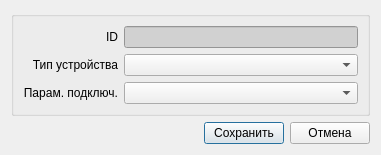
<?xml version="1.0" encoding="UTF-8"?>
<ui version="4.0">
 <class>SvDeviceEditorDialog</class>
 <widget class="QDialog" name="SvDeviceEditorDialog">
  <property name="geometry">
   <rect>
    <x>0</x>
    <y>0</y>
    <width>381</width>
    <height>150</height>
   </rect>
  </property>
  <property name="windowTitle">
   <string>Задача</string>
  </property>
  <layout class="QVBoxLayout" name="verticalLayout_2">
   <item>
    <widget class="QGroupBox" name="groupBox">
     <property name="title">
      <string/>
     </property>
     <layout class="QVBoxLayout" name="verticalLayout_3">
      <item>
       <layout class="QHBoxLayout" name="hlayID">
        <item>
         <widget class="QLabel" name="lblID">
          <property name="sizePolicy">
           <sizepolicy hsizetype="Fixed" vsizetype="Fixed">
            <horstretch>0</horstretch>
            <verstretch>0</verstretch>
           </sizepolicy>
          </property>
          <property name="minimumSize">
           <size>
            <width>95</width>
            <height>0</height>
           </size>
          </property>
          <property name="text">
           <string>ID</string>
          </property>
          <property name="alignment">
           <set>Qt::AlignRight|Qt::AlignTrailing|Qt::AlignVCenter</set>
          </property>
         </widget>
        </item>
        <item>
         <widget class="QLineEdit" name="editID">
          <property name="styleSheet">
           <string notr="true">background-color: rgb(209, 209, 209);</string>
          </property>
          <property name="readOnly">
           <bool>true</bool>
          </property>
         </widget>
        </item>
       </layout>
      </item>
      <item>
       <layout class="QHBoxLayout" name="hlayProjects">
        <item>
         <widget class="QLabel" name="lblDeviceType">
          <property name="sizePolicy">
           <sizepolicy hsizetype="Fixed" vsizetype="Preferred">
            <horstretch>0</horstretch>
            <verstretch>0</verstretch>
           </sizepolicy>
          </property>
          <property name="minimumSize">
           <size>
            <width>95</width>
            <height>0</height>
           </size>
          </property>
          <property name="text">
           <string>Тип устройства</string>
          </property>
          <property name="alignment">
           <set>Qt::AlignRight|Qt::AlignTrailing|Qt::AlignVCenter</set>
          </property>
         </widget>
        </item>
        <item>
         <widget class="QComboBox" name="cbDeviceType"/>
        </item>
       </layout>
      </item>
      <item>
       <layout class="QHBoxLayout" name="hlayParentTask">
        <item>
         <widget class="QLabel" name="lblConnectParams">
          <property name="sizePolicy">
           <sizepolicy hsizetype="Fixed" vsizetype="Preferred">
            <horstretch>0</horstretch>
            <verstretch>0</verstretch>
           </sizepolicy>
          </property>
          <property name="minimumSize">
           <size>
            <width>95</width>
            <height>0</height>
           </size>
          </property>
          <property name="text">
           <string>Парам. подключ.</string>
          </property>
          <property name="alignment">
           <set>Qt::AlignRight|Qt::AlignTrailing|Qt::AlignVCenter</set>
          </property>
         </widget>
        </item>
        <item>
         <widget class="QComboBox" name="cbConnectParams"/>
        </item>
       </layout>
      </item>
     </layout>
    </widget>
   </item>
   <item>
    <layout class="QHBoxLayout" name="hlayButtons">
     <item>
      <spacer name="horizontalSpacer">
       <property name="orientation">
        <enum>Qt::Horizontal</enum>
       </property>
       <property name="sizeHint" stdset="0">
        <size>
         <width>40</width>
         <height>20</height>
        </size>
       </property>
      </spacer>
     </item>
     <item>
      <widget class="QPushButton" name="bnSave">
       <property name="text">
        <string>Сохранить</string>
       </property>
      </widget>
     </item>
     <item>
      <widget class="QPushButton" name="bnCancel">
       <property name="text">
        <string>Отмена</string>
       </property>
      </widget>
     </item>
    </layout>
   </item>
  </layout>
 </widget>
 <resources>
  <include location="../../TaskImplementation/res.qrc"/>
 </resources>
 <connections/>
</ui>
